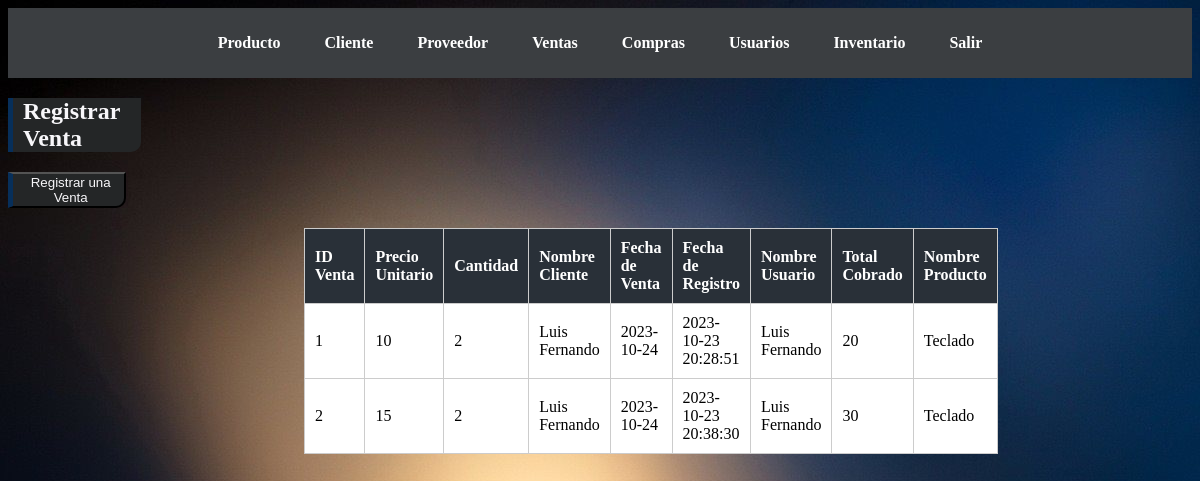
/src/Tienda/panel/venta.php, run on the app's committed database.
### tables this page shows
CREATE TABLE `venta` (
  `id_venta` int(11) NOT NULL,
  `id_producto` int(11) NOT NULL,
  `precio_unitario` float NOT NULL,
  `id_usuario` int(11) NOT NULL,
  `cantidad` int(11) NOT NULL,
  `id_cliente` int(11) NOT NULL,
  `fecha_venta` date NOT NULL,
  `fecha_registro` datetime NOT NULL,
  `total` int(11) NOT NULL
);

CREATE TABLE `cliente` (
  `id_cliente` int(11) NOT NULL,
  `dni` varchar(15) NOT NULL,
  `nombres` varchar(30) NOT NULL,
  `apellidos` varchar(50) NOT NULL,
  `correo` varchar(50) NOT NULL,
  `direccion` varchar(150) NOT NULL,
  `fecha_registro` datetime NOT NULL,
  `puntos` int(11) NOT NULL,
  `rango` varchar(50) NOT NULL
);

CREATE TABLE `usuarios` (
  `id_usuario` int(11) NOT NULL,
  `nombres` varchar(50) NOT NULL,
  `apellidos` varchar(50) NOT NULL,
  `dni` varchar(15) NOT NULL,
  `telefono` varchar(20) NOT NULL,
  `correo` varchar(100) NOT NULL,
  `contrasena` varchar(100) NOT NULL,
  `fecha_registro` datetime NOT NULL,
  `id_rol` int(11) NOT NULL,
  `direccion` varchar(250) NOT NULL,
  `id_estado` int(11) NOT NULL
);

CREATE TABLE `productos` (
  `id_producto` int(11) NOT NULL,
  `producto` varchar(100) NOT NULL,
  `fecha_registro` datetime NOT NULL,
  `descripcion` varchar(100) NOT NULL,
  `id_usuario` int(11) NOT NULL
);

### src/Tienda/panel/venta.php (the view, shortened to what this page needs)
<?php
include 'menu.php';
?>
<!DOCTYPE html>
<html>
<head>
    <link rel="stylesheet" type="text/css" href="../CSS/venta.css">
</head>
<body>
    <h2>Registrar Venta</h2>
    <button id="mostrar">Registrar una Venta</button>
    <?php
        include '../../datos/conexion_be.php';
        $query = "SELECT venta.id_venta, venta.precio_unitario, venta.cantidad, venta.id_cliente, cliente.nombres AS cliente_nombre, venta.fecha_venta, venta.fecha_registro, venta.id_usuario, usuarios.nombres AS usuario_nombre, total, venta.id_producto, productos.producto AS producto_nombre FROM venta INNER JOIN cliente ON venta.id_cliente = cliente.id_cliente INNER JOIN usuarios ON venta.id_usuario = usuarios.id_usuario INNER JOIN productos ON venta.id_producto = productos.id_producto";
        $result = $conexion->query($query);
        echo "<table border='1' id='clienteTable'>";
        if ($result) {
            if ($result->num_rows > 0) {
                echo "<tr>";
                echo "<th>ID Venta</th>";
                echo "<th>Precio Unitario</th>";
                echo "<th>Cantidad</th>";
                echo "<th>Nombre Cliente</th>";
                echo "<th>Fecha de Venta</th>";
                echo "<th>Fecha de Registro</th>";
                echo "<th>Nombre Usuario</th>";
                echo "<th>Total Cobrado</th>";
                echo "<th>Nombre Producto</th>";
                echo "</tr>";
                while ($row = $result->fetch_assoc()) {
                    echo "<tr>";
                    echo "<td>" . $row['id_venta'] . "</td>";
                    echo "<td>" . $row['precio_unitario'] . "</td>";
                    echo "<td>" . $row['cantidad'] . "</td>";
                    echo "<td>" . $row['cliente_nombre'] . "</td>";
                    echo "<td>" . $row['fecha_venta'] . "</td>";
                    echo "<td>" . $row['fecha_registro'] . "</td>";
                    echo "<td>" . $row['usuario_nombre'] . "</td>";
                    echo "<td>" . $row['total'] . "</td>";
                    echo "<td>" . $row['producto_nombre'] . "</td>";
                    echo "</tr>";
                }
            } else {
                echo "<tr><td colspan='9'>No se encontraron compras.</td></tr>";
            }
        } else {
            echo "<tr><td colspan='9'>Error en la consulta: " . $conexion->error . "</td></tr>";
        }
        echo "</table>";
    ?>
</body>
</html>

### src/Tienda/CSS/venta.css (style rules this page uses)
body { background-image: url("../images/bg4.jpg"); }
#clienteTable { width: 50%; border-collapse: collapse; margin-top: 20px; margin-left: 25%; }
table, th, td { border: 1px solid #ccc; }
th, td { padding: 10px; text-align: left; }
th { background-color: #293038; color: #fff; }
td { background-color: #fff; }
button, h2 { color: #f8f7fa; justify-content: center; align-items: center; border-left: 5px solid #072f5a; padding-left: 10px; background-color: #242627; width: 10%; border-end-end-radius: 10px; }

### data on the page
venta: id_venta "1", precio_unitario "10", cantidad "2", id_cliente.nombres "Luis Fernando", fecha_venta "2023-10-24", fecha_registro "2023-10-23 20:28:51", id_usuario.nombres "Luis Fernando", total "20", id_producto.producto "Teclado"
venta: id_venta "2", precio_unitario "15", cantidad "2", id_cliente.nombres "Luis Fernando", fecha_venta "2023-10-24", fecha_registro "2023-10-23 20:38:30", id_usuario.nombres "Luis Fernando", total "30", id_producto.producto "Teclado"
